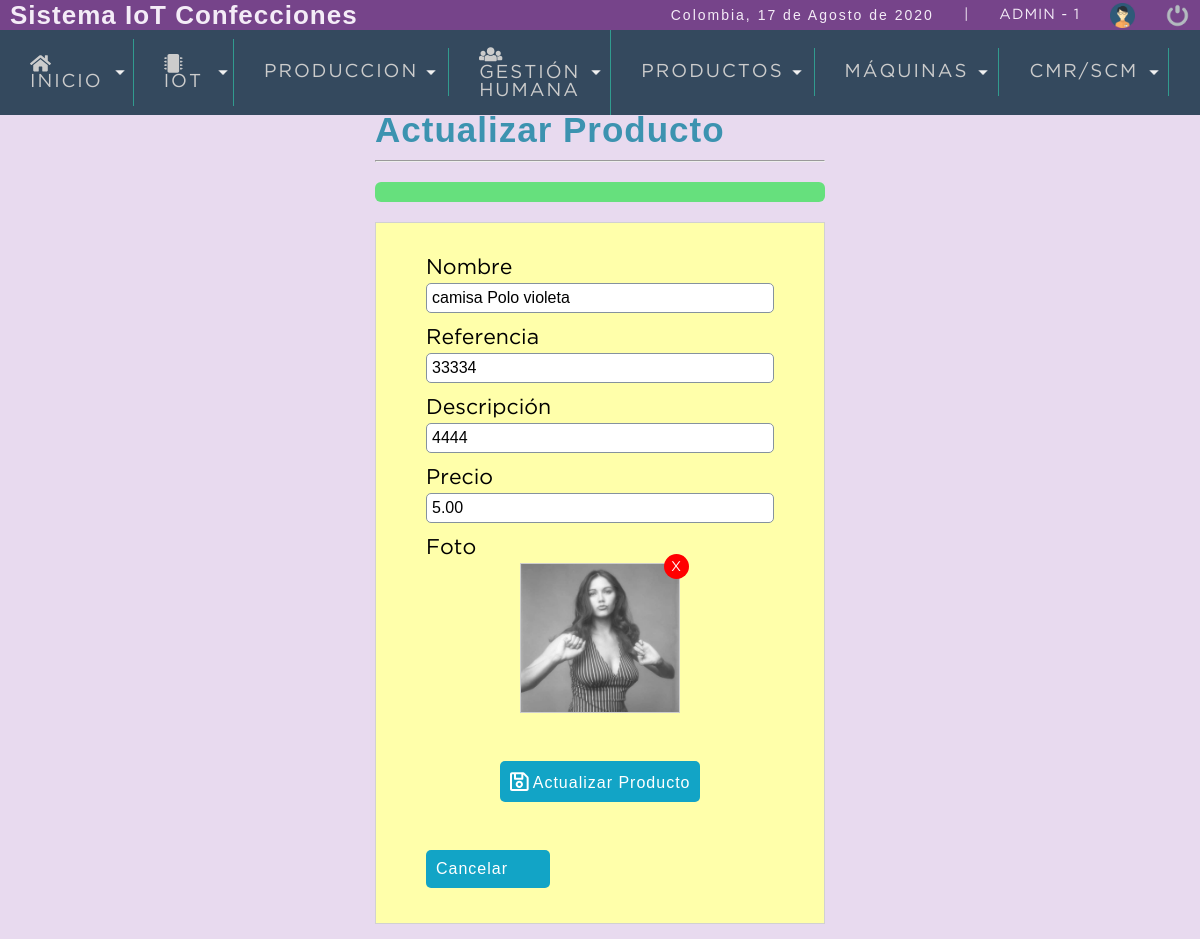
Screenshot of /sistema/editar_producto.php?id=16 (signed in) with the database file from the repository.
### tables this page shows
CREATE TABLE `producto` (
  `idproducto` int(11) NOT NULL,
  `nombre` varchar(30) NOT NULL,
  `referencia` varchar(15) NOT NULL,
  `descripcion` varchar(100) DEFAULT NULL,
  `precio` decimal(10,2) DEFAULT NULL,
  `existencia` int(11) DEFAULT NULL,
  `foto` mediumtext DEFAULT NULL,
  `created_at` datetime NOT NULL DEFAULT current_timestamp(),
  `updated_at` datetime DEFAULT NULL,
  `deleted_at` datetime DEFAULT NULL,
  `status` int(11) NOT NULL DEFAULT 1,
  `usuario_id` int(11) NOT NULL
);

### sistema/editar_producto.php (the view, shortened to what this page needs)
<?php
	include "includes/scripts.php";
	if (empty($_REQUEST['id'])){
		header('location: lista_productos.php');
	}else{
		$id_producto=$_REQUEST['id'];
		include "../conexion.php";
		$query_producto=mysqli_query($conexion,"SELECT idproducto,nombre,descripcion,referencia,precio,foto FROM producto WHERE (idproducto=$id_producto AND status=1)");
		$result=mysqli_num_rows($query_producto);
		$foto='';
		$classRemove='notBlock';
		if($result>0){
			$data_producto=mysqli_fetch_assoc($query_producto);
			if($data_producto['foto']!='img_producto.png'){
				$classRemove ='';
				$foto='<img id="img" src="img/productos/'.$data_producto['foto'].'" alt="Producto">';
			}
		}else{
			header('location: lista_productos.php');
		}
	}
?>
<!DOCTYPE html>
<html lang="en">
<head>
</head>
<body>
	<?php  include "includes/header.php"; ?>
	<section id="container">
		<div class="form_register">
			<h1>Actualizar Producto</h1>
			<hr>
			<div class="alert"> <?php echo isset($alert) ? $alert : ''; ?></div>
			<form action="" method="post" enctype="multipart/form-data">
				<label for='nombre'>Nombre</label>
				<input type="text" name="nombre" id="nombre" placeholder="Nombre del Producto" value="<?php echo $data_producto['nombre']; ?>">
				<label for='referencia'>Referencia</label>
				<input type="text" name="referencia" id="referencia" placeholder="Referencia" value="<?php echo $data_producto['referencia']; ?>">
				<label for="descripcion">Descripción</label>
				<input type="text" name="descripcion" id="descripcion" placeholder="Descripción" value="<?php echo $data_producto['descripcion']; ?>">
				<label for="precio">Precio</label>
				<input type="number" name="precio" id="precio" placeholder="Precio" value="<?php echo $data_producto['precio']; ?>">
				<div class="photo">
					<label for="foto">Foto</label>
			        <div class="prevPhoto">
			        	<span class="delPhoto <?php echo $classRemove; ?>">X</span>
			        	<label for="foto"></label>
			        	<?php echo $foto; ?>
			        </div>
				</div>
				<br>
				<button type="submit" class="btn_save"><i class="far fa-save fa-lg"></i> Actualizar Producto</button>
				<br>
				<a class="btn_cancel" href="lista_productos.php">Cancelar</a>
			</form>
		</div>
	</section>
</body>
</html>

### sistema/css/style1.css (style rules this page uses)
* { margin: 0; padding: 0; box-sizing: border-box; }
body { background: #E8DAEF; }
h1, h2, h3, h4, h5, h6 { font-family: 'arial'; font-weight: bold; letter-spacing: 1px; }
h1 { font-size: 26px; }
a { text-decoration: none; font-family: arial; letter-spacing: 1px; }
span { font-family: 'GothamBook'; letter-spacing: 1px; font-size: 14px; line-height: 20px; }
#container { padding: 90px 15px 15px; }
.form_register { width: 450px; margin: auto; margin-top: 20px; }
.form_register h1 { color: #3c93b0; }
hr { border: 1 background: #AAA; height: 2px; margin: 10px 0; display: block; }
form { background: #FFA; margin: auto; padding: 20px 50px; border: 1px solid #d1d1d1; }
label { display: block; font-size: 16pt; font-family: 'GothamBook'; margin: 15px auto 5px auto; }
input,select { display: block; width: 100%; font-size: 12pt; padding: 5px; border: 1px solid #85929e; border-radius: 5px; }
.btn_save { font-size: 12pt; background: #12a4c6; padding: 10px; color: #FFF; letter-spacing: 1px; border: 0; cursor: pointer; margin: 30 auto 15px auto; display: block; border-radius: 5px; }
.btn_cancel { font-size: 12pt; background: #12a4c6; padding: 10px; color: #FFF; letter-spacing: 1px; border: 0; cursor: pointer; margin: 30 auto 15px auto; display: block; border-radius: 5px; }
.alert { width: 100%; background: #66e07d; border-radius: 6px; margin: 20px auto; }
.alert { padding: 10px; }
#container h1 { font-size: 35px; display: inline-block; }
.btn_cancel,.btn_ok { width: 124px; display: inline-block; border-radius: 5px; font-size: 12pt; background: #12a4c6; padding: 10px; color: #FFF; letter-spacing: 1px; border: 0; cursor: pointer; margin: 15px auto; }
.prevPhoto { display: flex; justify-content: space-between; width: 160px; height: 150px; border: 1px solid #CCC; position: relative; cursor: pointer; background: url(../images/uploads/user.png); background-repeat: no-repeat; background-size: cover; background-position: center center; margin: auto; }
.prevPhoto label { cursor: pointer; width: 100%; height: 100%; position: absolute; top: 0; left: 0; z-index: 2; }
.prevPhoto img { width: 100%; height: 100%; }
.delPhoto { color: #FFF; display: -webkit-flex; display: -moz-flex; display: -ms-flex; display: -o-flex; display: flex; justify-content: center; align-items: center; border-radius: 50%; width: 25px; height: 25px; background: red; position: absolute; right: -10px; top: -10px; z-index: 10; }

### rows the page displays
producto: nombre "camisa Polo violeta", referencia "33334", descripcion "4444", precio "5.00", foto (picture)

### other values shown
fechaC() "17 de Agosto de 2020"
$_SESSION['user'] "ADMIN"
$_SESSION['rol'] "1"
